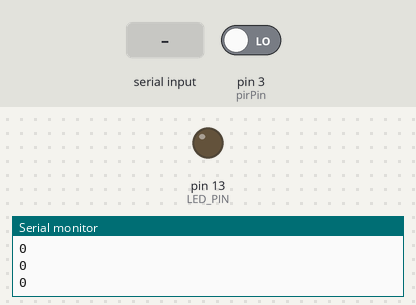
The sketch below on a simulated Arduino Uno, built with avr-gcc and run on an emulated ATmega328P. Shown: output pins drawn as LEDs (lit = HIGH), the last lines printed to the serial monitor. Inputs (shaded band) come from the test bench; at power-on: pin 3 (pirPin) LOW.

Above: at 1.2 s.
1.3 s: "M" received over Serial
At 2.2 s:
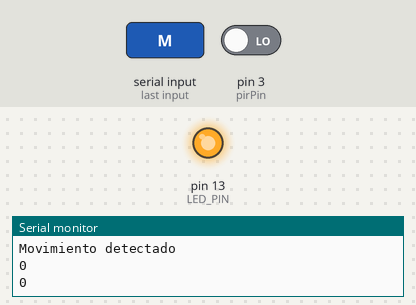
3.0 s: "N" received over Serial
At 3.8 s:
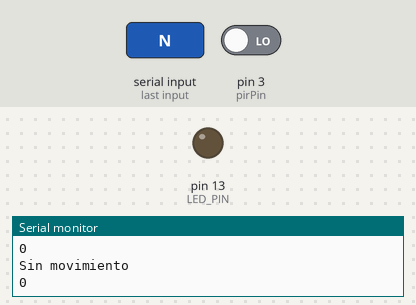
5.0 s: "1" received over Serial
At 6.1 s:
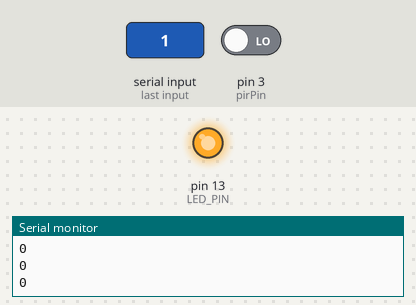
Timing chart, 0 to 8.0 s (numbered marks = the images above; inputs shaded):
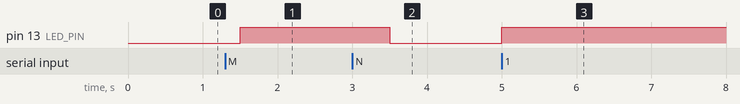

Measured:
- after the input at 1.3 s, pin 13 (LED_PIN): LOW → HIGH after 0.20 s
- after the input at 3.0 s, pin 13 (LED_PIN): HIGH → LOW after 0.50 s
- after the input at 5.0 s, pin 13 (LED_PIN): LOW → HIGH at once

The sketch:

ultrasonico.ino
```cpp
#define LED_PIN 13
int pirPin = 3;
int pirState = LOW;

void setup() {
  pinMode(LED_PIN, OUTPUT);
  pinMode(pirPin, INPUT);
  Serial.begin(9600);
}

void loop() {
  while (Serial.available() > 0) {
    char command = Serial.read();
    controlarDispositivo(command);
  }

  pirState = digitalRead(pirPin);
  Serial.println(pirState);

  delay(500);
}

void controlarDispositivo(char command) {
  if (command == 'M') {
    Serial.println("Movimiento detectado");
    digitalWrite(LED_PIN, HIGH);
  } else if (command == 'N') {
    Serial.println("Sin movimiento");
    digitalWrite(LED_PIN, LOW);
  } else if (command == '1') {
    Serial.println("Encender LED");
    digitalWrite(LED_PIN, HIGH);
  } else if (command == '0') {
    Serial.println("Apagar LED");
    digitalWrite(LED_PIN, LOW);
  }
}
```
